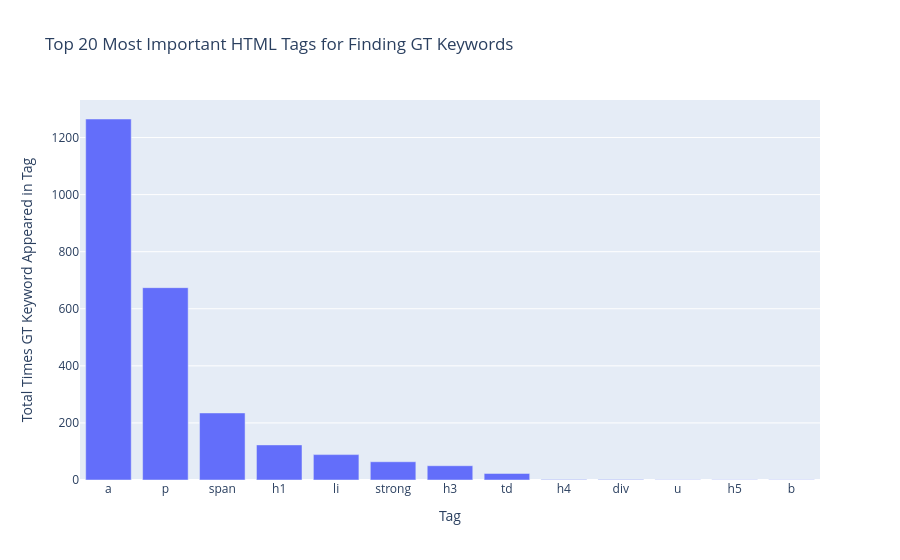

The notebook cell this image was saved under:
### Code cell
import json
import pandas as pd
import plotly.express as px
from collections import defaultdict

# Load the JSON data
try:
    with open('../gt_keyword_analysis.json', 'r', encoding='utf-8') as f:
        analysis_data = json.load(f)
except FileNotFoundError:
    print("gt_keyword_analysis.json not found. Please run the gt_keyword_mapper.py script first.")
    analysis_data = []

if analysis_data:
    # --- Aggregate Tag Importance ---
    tag_importance = defaultdict(int)
    found_keywords_dist = defaultdict(int)
    
    for page in analysis_data:
        locations = page.get("keyword_locations", {})
        for keyword, tags in locations.items():
            found_keywords_dist[keyword] += sum(tags.values())
            for tag, count in tags.items():
                tag_importance[tag] += count

    # Convert to DataFrame for plotting
    tag_df = pd.DataFrame(list(tag_importance.items()), columns=['Tag', 'Frequency'])
    tag_df = tag_df.sort_values('Frequency', ascending=False)

    # --- Visualize Tag Importance ---
    fig = px.bar(tag_df.head(20), x='Tag', y='Frequency', 
                 title='Top 20 Most Important HTML Tags for Finding GT Keywords',
                 labels={'Frequency': 'Total Times GT Keyword Appeared in Tag'})
    fig.show()

    # --- Analyze Missing Keywords ---
    all_gt_keywords = set()
    found_gt_keywords = set()

    for page in analysis_data:
        for kw in page.get("gt_keywords_stemmed", []):
            all_gt_keywords.add(kw)
        for kw in page.get("keyword_locations", {}):
            found_gt_keywords.add(kw)
            
    missing_keywords = all_gt_keywords - found_gt_keywords

    print(f"Total unique GT keywords across all pages: {len(all_gt_keywords)}")
    print(f"Total unique GT keywords found: {len(found_gt_keywords)}")
    print(f"Total unique GT keywords NOT found: {len(missing_keywords)}")
    # print("\nSome of the keywords that were never found:")
    # print(list(missing_keywords)[:20]) # Print a sample

### Figure 1 — Plotly figure (JSON) as saved in the notebook; plotly's stock layout.template omitted (floating-point values rounded to 4 significant figures)
{"data": [{"hovertemplate": "Tag=%{x}<br>Total Times GT Keyword Appeared in Tag=%{y}<extra></extra>", "legendgroup": "", "marker": {"color": "#636efa", "pattern": {"shape": ""}}, "name": "", "orientation": "v", "showlegend": false, "textposition": "auto", "type": "bar", "x": ["a", "p", "span", "h1", "li", "strong", "h3", "td", "h4", "div", "u", "h5", "b"], "xaxis": "x", "y": [1265, 674, 235, 123, 89, 64, 50, 23, 2, 2, 1, 1, 1], "yaxis": "y"}], "layout": {"barmode": "relative", "legend": {"tracegroupgap": 0}, "title": {"text": "Top 20 Most Important HTML Tags for Finding GT Keywords"}, "xaxis": {"anchor": "y", "domain": [0, 1], "title": {"text": "Tag"}}, "yaxis": {"anchor": "x", "domain": [0, 1], "title": {"text": "Total Times GT Keyword Appeared in Tag"}}}}
